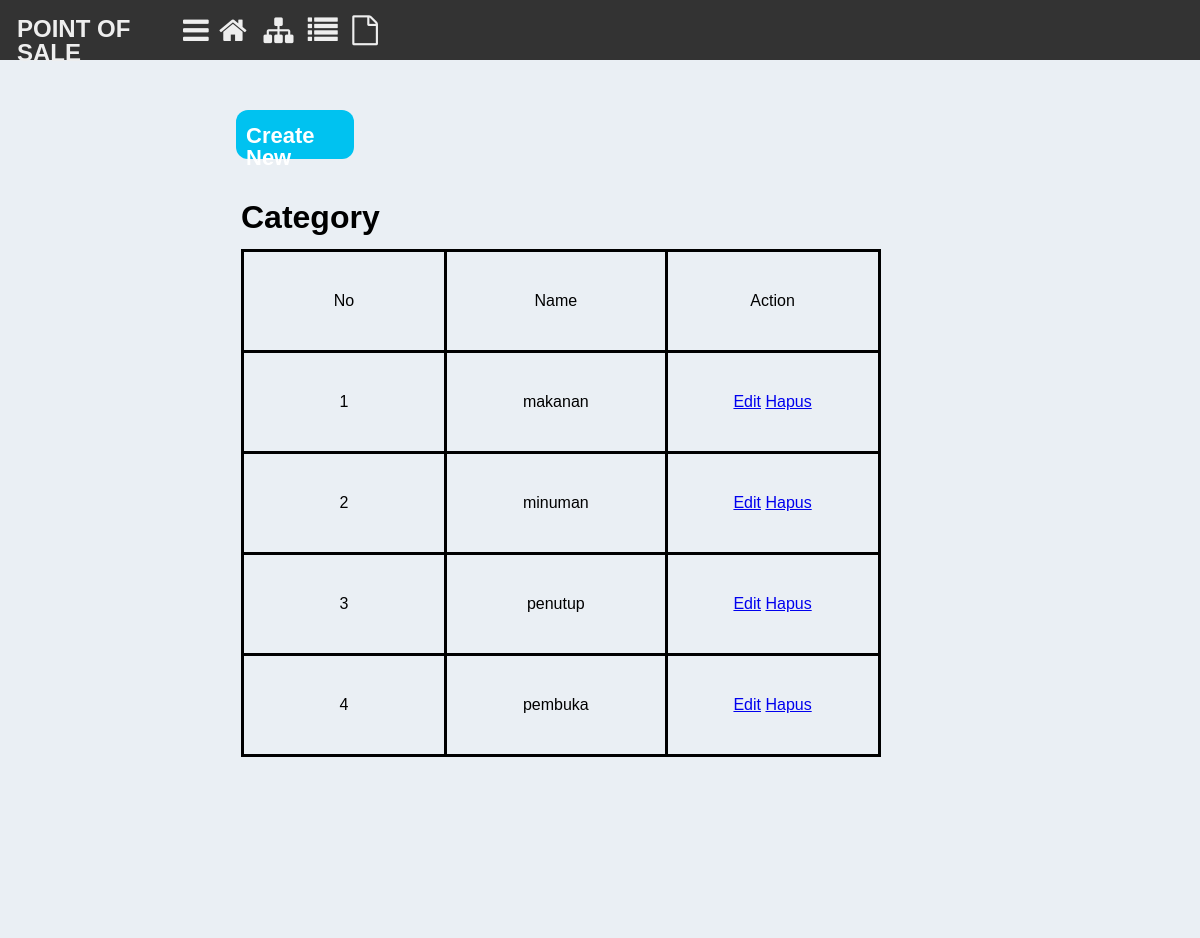
The page / on the database its author committed.
### tables this page shows
CREATE TABLE `category` (
  `id` int(11) NOT NULL,
  `name` varchar(100) NOT NULL
);

### index.php (the view, shortened to what this page needs)
<html>
<head>
	<link rel="stylesheet" type="text/css" href="design.css">
	<link rel="stylesheet" href="https://cdnjs.cloudflare.com/ajax/libs/font-awesome/4.7.0/css/font-awesome.min.css">
</head>
<body>
<div id="container">
	<div id="head">
		<div class="pos">
			<h2>POINT OF SALE</h2>
		</div>
		<div class="menu">
			<span style="font-size:30px;cursor:pointer" onclick="openNav()">
			<div class="icon">
			 <a href="#"><i class="fa fa-reorder"></i></a>
		</div></span>
		</div>
		<div class="icon">
			 <a href="https://www.facebook.com/saiful.muhammad.90"><i class="fa fa-home"></i></a>
		</div>
		<div class="icon">
			 <a href="index.php"><i class="fa fa-sitemap"></i></a>
		</div>
		<div class="icon">
			 <a href="item.php"><i class="fa fa-list"></i></a>
		</div>
		<div class="icon">
			 <a href="order.php"><i class="fa fa-file-o"></i></a>
		</div>
	</div>
	<div id="body">
	<div class="ganjel"></div>
		<div class="kiri"></div>
		<div id="isi">
			<div class="w">
			<div class="create">
				<a href="create.php">Create New</a>
			</div></div>
			<div class="tabel">
				<div class="box2">
			<table>
				<h1>Category</h1><br>
				<tr>
					<td>No</td>
					<td>Name</td>
					<td>Action</td>
				</tr>
	<?php
		include 'connect.php';
	      $no = 1;
	      $sqln = "select * from category";
	      $res = mysqli_query($connect, $sqln);
	        while ($row = mysqli_fetch_assoc($res)){
	          echo "
	            <tr>
	              <td>".$no++."</td>
	              <td>".$row['name']."</td>
	              <td>
	              <a href='edit.php?id=".$row['id']."'>Edit</a>
	              <a href='delete.php?id=".$row['id']."' onclick='javascript:return confirm(\"yakin mau di hapus?\")'> Hapus</a>
	              </td>
	             </tr>
	             ";
	             }
	            ?>
	            </table>
	            </div>
			</div>
		</div>
</div>
</body>
</html>

### design.css (style rules this page uses)
html, body, div, span, applet, object, iframe, h1, h2, h3, h4, h5, h6, p, blockquote, pre, a, abbr, acronym, address, big, cite, code, del, dfn, em, img, ins, kbd, q, s, samp, small, strike, strong, sub, sup, tt, var, b, u, i, center, dl, dt, dd, ol, ul, li, fieldset, form, label, legend, table, caption, tbody, tfoot, thead, tr, th, td, article, aside, canvas, details, embed, figure, figcaption, footer, header, hgroup, menu, nav, output, ruby, section, summary, time, mark, audio, video { margin: 0; padding: 0; border: 0; vertical-align: baseline; }
body { line-height: 1; font-family: arial; }
table { border-collapse: collapse; border-spacing: 0; }
html { width: 100%; height: 100%; }
#container { float: left; width: 100%; }
.ganjel { float: left; width: 100%; height: 60px; }
#head { float: left; width: 100%; height: 60px; background-color: #333333; position: fixed; }
.pos { float: left; width: 13%; height: 40px; padding: 17px 0px 0px 17px; font-size: 16px; font-weight: bold; color: #eeeeee; }
.menu { float: left; width: 3%; height: 60px; background-color: #333333; }
.icon { float: left; width: 3.7%; height: 60px; }
.icon a { display: block; text-align: center; padding: 15px 10px 15px 10px; transition: all 0.3s ease; color: #eee; font-size: 30px; position: absolute; }
#body { float: left; width: 100%; min-height: 1000px; background-color: #eaeff4; }
.kiri { float: left; width: 18%; min-height: 800px; background-color: #eaeff4; margin-top: 50px; box-sizing: border-box; }
#isi { float: left; width: 82%; height:100%; margin-top: 50px; box-sizing: border-box; background-color: #eaeff4; }
.w { float: left; width: 100%; height: 41px; margin-bottom: 50px; }
.create { float: left; width: 11%; height: 34px; background-color: #00c2f0; margin-left: 20px; padding: 15px 0px 0px 10px; border-radius: 12px; }
.create a { font-size: 22px; width: 100%; text-decoration: none; font-weight: bold; color: #ffffff; }
.tabel { float: left; width: 65%; min-height: 270px; padding: 0px 25px 0px 25px; }
td { border: 3.5px solid #000000; width: 150px; height: 80px; padding: 40px 50px 40px 50px; text-align: center; }
span { float: left; width: 100%; height: 100%; }

### rows shown on the page
category: name "makanan"
category: name "minuman"
category: name "penutup"
category: name "pembuka"
